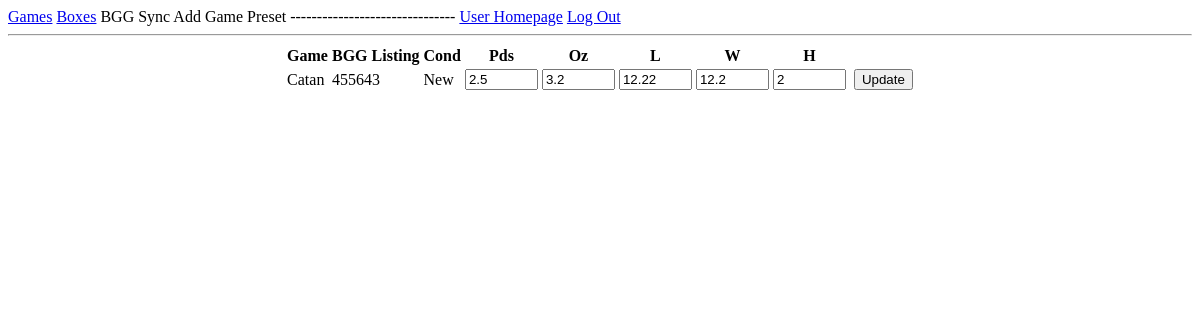
The app's page /manage (signed in), older data.
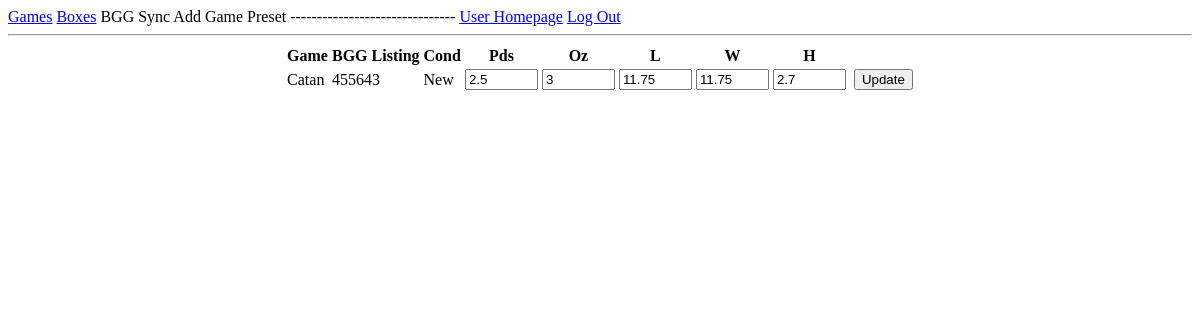
The same page, newer data.
### app/models.py (models this page shows, shortened)
class Games(db.Model):
    id: so.Mapped[int] = so.mapped_column(primary_key=True)
    bgg_listing_id: so.Mapped[int] = so.mapped_column(Integer, nullable=True)
    title: so.Mapped[str] = so.mapped_column(sa.String(140))
    active: so.Mapped[bool] = so.mapped_column(Boolean, default=True)
    condition: so.Mapped[str] = so.mapped_column(sa.String(140))
    pounds: so.Mapped[float] = so.mapped_column(Float, default=0.0)
    ounces: so.Mapped[float] = so.mapped_column(Float, default=0.0)
    length: so.Mapped[float] = so.mapped_column(Float, default=0.0)
    width: so.Mapped[float] = so.mapped_column(Float, default=0.0)
    height: so.Mapped[float] = so.mapped_column(Float, default=0.0)

### app/routes.py (the view, shortened to what this page needs)
@app.route('/manage', methods=['GET', 'POST'])
@login_required
def manage():
    app.jinja_env.filters['format_number'] = format_number
    games = Games.query.all()
    presets = GamePreset.query.all()
    forms = {}
    for game in games:
        form = GameStats(obj=game, prefix=str(game.id))
        form.preset.choices = [
            (0, 'Select preset')
        ] + [
            (p.id, f"{p.name} ({p.length}x{p.width}x{p.height})")
            for p in presets
        ]
        forms[game.id] = form
    return render_template('manage.html', title='Site Management', games=games, forms=forms)

### app/forms.py
class GameStats(FlaskForm):
    game_id = HiddenField('Game ID')
    pounds = StringField('Pounds', validators=[DataRequired(), Regexp(r'^\d*\.?\d*$', message='Please enter a valid number')])
    ounces = StringField('Ounces', validators=[DataRequired(), Regexp(r'^\d*\.?\d*$', message='Please enter a valid number')])
    length = StringField('Length', validators=[DataRequired(), Regexp(r'^\d*\.?\d*$', message='Please enter a valid number')])
    width = StringField('Width', validators=[DataRequired(), Regexp(r'^\d*\.?\d*$', message='Please enter a valid number')])
    height = StringField('Height', validators=[DataRequired(), Regexp(r'^\d*\.?\d*$', message='Please enter a valid number')])
    preset = SelectField('Preset', coerce=int, validators=[Optional()])
    update = SubmitField('Update')

### app/models.py (called while the page is built)
@login.user_loader
def load_user(id):
    return db.session.get(User, int(id))

### app/routes.py (called while the page is built)
def format_number(value):
    try:
        formatted = '{:.2f}'.format(float(value))
        formatted = formatted.rstrip('0').rstrip('.') if '.' in formatted else formatted
        return formatted
    except ValueError:
        return value  # Return original value if conversion fails

### app/templates/manage.html (shortened to what this page needs)
{% extends "base_manage.html" %}
{% block content %}
    <div style="display: flex; justify-content: center;">
        <table>
            <thead>
                <tr>
                    <th>Game</th>
                    <th>BGG Listing</th>
                    <th>Cond</th>
                    <th>Pds</th>
                    <th>Oz</th>
                    <th>L</th>
                    <th>W</th>
                    <th>H</th>
                    <th></th>
                </tr>
            </thead>
            <tbody>
                {% for game in games %}
                    <form action="" method="post" novalidate>
                        <tr>
                            <td>{{ game.title }}</td>
                            <td>{{ game.bgg_listing_id }}</td>
                            <td>{{ game.condition }}</td>
                            <td>{{ forms[game.id].pounds(size=6, value=game.pounds|format_number) }}</td>
                            <td>{{ forms[game.id].ounces(size=6, value=game.ounces|format_number) }}</td>
                            <td>{{ forms[game.id].length(size=6, value=game.length|format_number) }}</td>
                            <td>{{ forms[game.id].width(size=6, value=game.width|format_number) }}</td>
                            <td>{{ forms[game.id].height(size=6, value=game.height|format_number) }}</td>
                            <td>
                            </td>
                            <td>{{ forms[game.id].update() }}</td>
                        </tr>
                    </form>
                {% endfor %}
            </tbody>
        </table>
    </div>
{% endblock %}

### app/templates/base_manage.html (shortened to what this page needs)
<!doctype html>
<html>
    <head>
    </head>
    <body>
        <div>
            <a href="{{ url_for('manage') }}">Games</a>
            <a href="{{ url_for('boxes') }}">Boxes</a>
            BGG Sync
            Add Game Preset
            -------------------------------
            <a href="{{ url_for('index') }}">User Homepage</a>
            <a href="{{ url_for('logout') }}">Log Out</a>
        </div>
        <hr>
        {% block content %}{% endblock %}
    </body>
</html>

Row changes from the older to the newer data that the page shows:
changed Games "Catan": forms "3.2" → "3"; forms "12.22" → "11.75"; forms "12.2" → "11.75"; forms "2" → "2.7"
